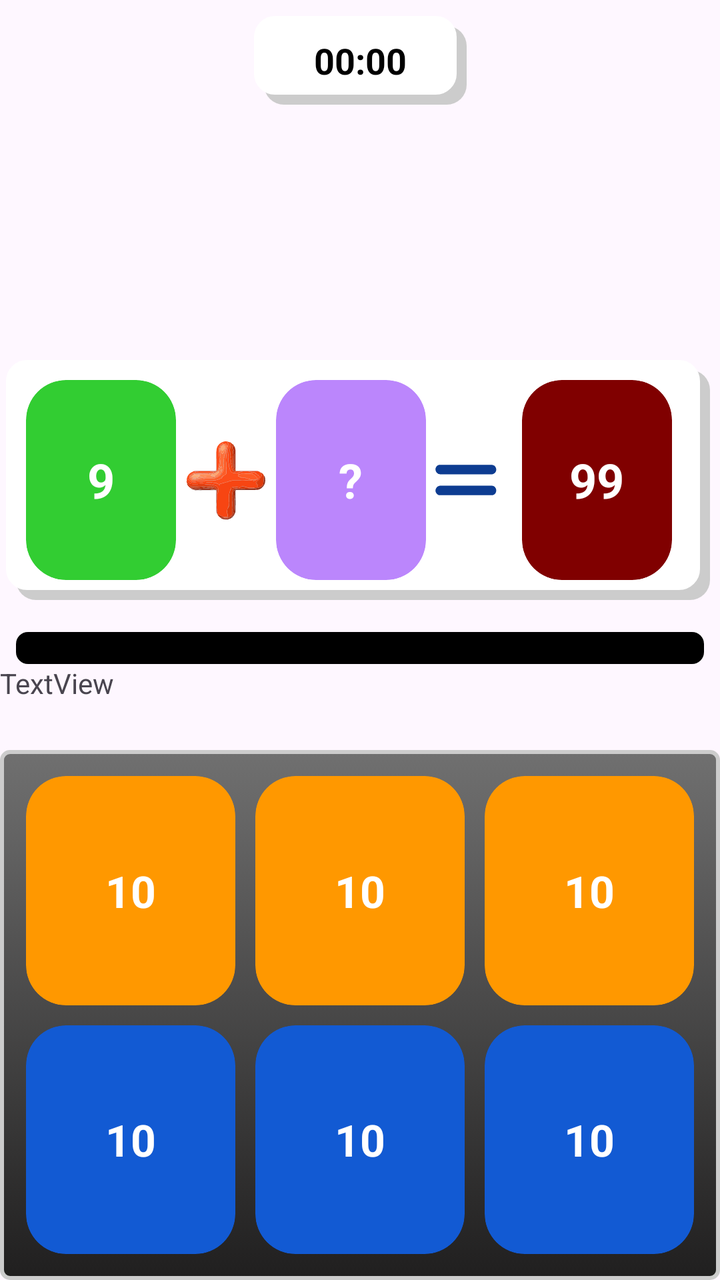
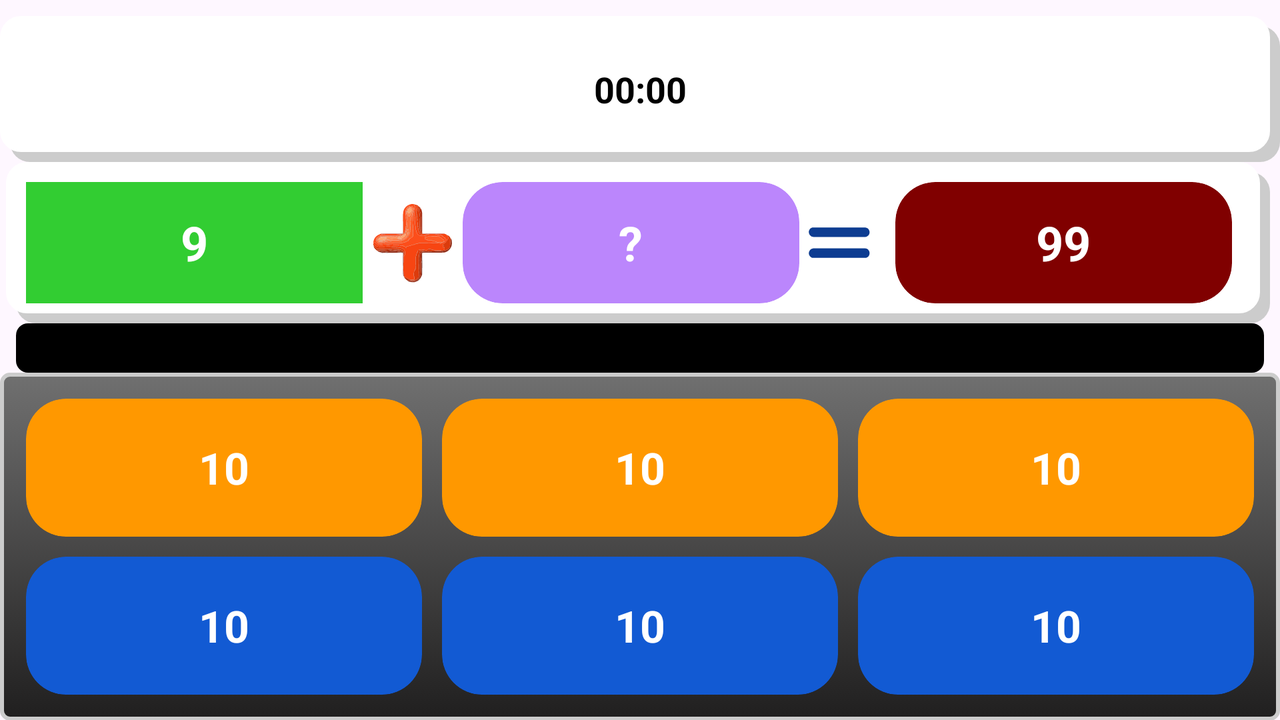

An Android layout and its configuration variant, each rendered on a device that would load it. The default file and the variant file are quoted in full after the pictures.
<!-- AndroidManifest.xml: application theme Theme.CalculationGame -->
<!-- res/layout/fragment_game.xml -->
<?xml version="1.0" encoding="utf-8"?>
<androidx.constraintlayout.widget.ConstraintLayout xmlns:android="http://schemas.android.com/apk/res/android"
    xmlns:app="http://schemas.android.com/apk/res-auto"
    xmlns:tools="http://schemas.android.com/tools"
    android:layout_width="match_parent"
    android:layout_height="match_parent"
    tools:context=".presentation.fragments.FragmentGame">

    

    <TextView
        android:id="@+id/tvTime"
        android:layout_width="wrap_content"
        android:layout_height="wrap_content"

        android:layout_marginTop="8dp"
        android:background="@drawable/fon_my"
        android:paddingLeft="30dp"
        android:paddingTop="10dp"
        android:paddingRight="30dp"
        android:paddingBottom="10dp"
        android:text="00:00"
        android:textColor="@color/black"
        android:textSize="18sp"
        android:textStyle="bold"
        app:layout_constraintEnd_toEndOf="parent"
        app:layout_constraintStart_toStartOf="parent"
        app:layout_constraintTop_toTopOf="parent" />

    <androidx.constraintlayout.widget.ConstraintLayout
        android:id="@+id/constraintLayout"
        android:layout_width="0dp"
        android:layout_height="wrap_content"
        android:layout_marginStart="3dp"
        android:layout_marginEnd="5dp"
        android:layout_marginBottom="16dp"
        android:background="@drawable/fon_my"
        android:padding="10dp"
        app:layout_constraintBottom_toTopOf="@+id/progressBar"
        app:layout_constraintEnd_toEndOf="parent"
        app:layout_constraintStart_toStartOf="parent">

        <LinearLayout
            android:layout_width="match_parent"
            android:layout_height="match_parent"
            android:layout_marginEnd="9dp"
            android:orientation="horizontal"
            app:layout_constraintBottom_toBottomOf="parent"
            app:layout_constraintEnd_toEndOf="parent"
            app:layout_constraintStart_toStartOf="parent"
            app:layout_constraintTop_toTopOf="parent">

            <androidx.cardview.widget.CardView
                android:id="@+id/cvVisibleNumber"
                android:layout_width="match_parent"
                android:layout_height="100dp"
                android:layout_gravity="center"
                android:layout_weight="1"
                app:cardBackgroundColor="@color/lime"
                app:cardCornerRadius="20dp"
                app:cardElevation="0dp"
                app:layout_constraintDimensionRatio="1:1">

                <TextView
                    android:id="@+id/tvVisibleNumber"
                    android:layout_width="match_parent"
                    android:layout_height="match_parent"
                    android:layout_gravity="center"
                    android:gravity="center"
                    android:text="9"
                    android:textColor="@color/white"
                    android:textSize="24sp"
                    android:textStyle="bold" />

            </androidx.cardview.widget.CardView>

            <ImageView
                android:id="@+id/imageView"
                android:layout_width="wrap_content"
                android:layout_height="wrap_content"
                android:layout_gravity="center"
                android:layout_margin="5dp"
                android:src="@drawable/plus">

            </ImageView>

            <androidx.cardview.widget.CardView
                android:id="@+id/cvQuestion"
                android:layout_width="match_parent"
                android:layout_height="match_parent"
                android:layout_gravity="center"
                android:layout_weight="1"
                app:cardBackgroundColor="@color/purple_200"
                app:cardCornerRadius="20dp"
                app:cardElevation="0dp">

                <TextView
                    android:id="@+id/tvQuestion"
                    android:layout_width="match_parent"
                    android:layout_height="match_parent"

                    android:layout_gravity="center"
                    android:gravity="center"
                    android:text="@string/question"
                    android:textColor="@color/white"
                    android:textSize="24sp"
                    android:textStyle="bold" />
            </androidx.cardview.widget.CardView>

            <ImageView
                android:id="@+id/ivEquels"
                android:layout_width="wrap_content"
                android:layout_height="wrap_content"
                android:layout_gravity="center"
                android:layout_marginEnd="8dp"
                android:src="@drawable/equals" />

            <androidx.cardview.widget.CardView
                android:id="@+id/cvAnswer"
                android:layout_width="match_parent"
                android:layout_height="match_parent"
                android:layout_gravity="center"
                android:layout_weight="1"
                app:cardBackgroundColor="@color/darkred"
                app:cardCornerRadius="20dp"
                app:cardElevation="0dp">

                <TextView
                    android:id="@+id/tvAnswer"
                    android:layout_width="match_parent"
                    android:layout_height="match_parent"
                    android:layout_gravity="center"
                    android:gravity="center"
                    android:text="99"
                    android:textColor="@color/white"
                    android:textSize="24sp"
                    android:textStyle="bold" />
            </androidx.cardview.widget.CardView>
        </LinearLayout>

    </androidx.constraintlayout.widget.ConstraintLayout>

    <TextView
        android:id="@+id/tvPercentBar"
        android:layout_width="0dp"
        android:layout_height="wrap_content"
        android:layout_marginBottom="24dp"
        android:text="TextView"
        app:layout_constraintBottom_toTopOf="@+id/linearLayout"
        app:layout_constraintEnd_toEndOf="parent"
        app:layout_constraintStart_toStartOf="parent" />

    <ProgressBar
        android:id="@+id/progressBar"
        style="?android:attr/progressBarStyleHorizontal"
        android:layout_width="0dp"
        android:layout_height="wrap_content"
        android:layout_marginStart="8dp"
        android:layout_marginEnd="8dp"
        android:progressDrawable="@drawable/fon_progress_bar"
        app:layout_constraintBottom_toTopOf="@+id/tvPercentBar"
        app:layout_constraintEnd_toEndOf="parent"
        app:layout_constraintStart_toStartOf="parent" />

    <LinearLayout
        android:id="@+id/linearLayout"
        android:layout_width="0dp"
        android:layout_height="265dp"
        android:background="@drawable/fon_layout"
        android:orientation="vertical"
        android:padding="8dp"
        app:layout_constraintBottom_toBottomOf="parent"
        app:layout_constraintEnd_toEndOf="parent"
        app:layout_constraintStart_toStartOf="parent">

        <LinearLayout
            android:id="@+id/ll1_3"
            android:layout_width="match_parent"
            android:layout_height="match_parent"
            android:layout_weight="1"
            android:orientation="horizontal">

            <androidx.cardview.widget.CardView
                android:id="@+id/cv1"
                android:layout_width="match_parent"
                android:layout_height="match_parent"
                android:layout_margin="5dp"
                android:layout_weight="1"
                app:cardBackgroundColor="@color/gold"
                app:cardCornerRadius="20dp"
                app:cardElevation="0dp"
                app:layout_constraintDimensionRatio="1:1">

                <TextView
                    android:id="@+id/tv1"
                    android:layout_width="match_parent"
                    android:layout_height="match_parent"
                    android:layout_gravity="center"
                    android:gravity="center"
                    android:padding="20dp"
                    android:text="10"
                    android:textColor="@color/white"
                    android:textSize="22sp"
                    android:textStyle="bold" />
            </androidx.cardview.widget.CardView>

            <androidx.cardview.widget.CardView
                android:id="@+id/cv2"
                android:layout_width="match_parent"
                android:layout_height="match_parent"
                android:layout_margin="5dp"
                android:layout_weight="1"
                app:cardBackgroundColor="@color/gold"
                app:cardCornerRadius="20dp"
                app:cardElevation="0dp"
                app:layout_constraintDimensionRatio="1:1">

                <TextView
                    android:id="@+id/tv2"
                    android:layout_width="match_parent"
                    android:layout_height="match_parent"
                    android:layout_gravity="center"
                    android:gravity="center"
                    android:padding="20dp"
                    android:text="10"
                    android:textColor="@color/white"
                    android:textSize="22sp"
                    android:textStyle="bold" />
            </androidx.cardview.widget.CardView>

            <androidx.cardview.widget.CardView
                android:id="@+id/cv3"
                android:layout_width="match_parent"
                android:layout_height="match_parent"
                android:layout_margin="5dp"
                android:layout_weight="1"
                app:cardBackgroundColor="@color/gold"
                app:cardCornerRadius="20dp"
                app:cardElevation="0dp"
                app:layout_constraintDimensionRatio="1:1">

                <TextView
                    android:id="@+id/tv3"
                    android:layout_width="match_parent"
                    android:layout_height="match_parent"
                    android:layout_gravity="center"
                    android:gravity="center"
                    android:padding="20dp"
                    android:text="10"
                    android:textColor="@color/white"
                    android:textSize="22sp"
                    android:textStyle="bold" />
            </androidx.cardview.widget.CardView>

        </LinearLayout>

        <LinearLayout
            android:id="@+id/ll4_6"
            android:layout_width="match_parent"
            android:layout_height="match_parent"
            android:layout_weight="1"
            android:orientation="horizontal">

            <androidx.cardview.widget.CardView
                android:id="@+id/cv4"
                android:layout_width="match_parent"
                android:layout_height="match_parent"
                android:layout_margin="5dp"
                android:layout_weight="1"
                app:cardBackgroundColor="@color/blue_sky"
                app:cardCornerRadius="20dp"
                app:cardElevation="0dp">

                <TextView
                    android:id="@+id/tv4"
                    android:layout_width="match_parent"
                    android:layout_height="match_parent"
                    android:layout_gravity="center"
                    android:gravity="center"
                    android:padding="20dp"
                    android:text="10"
                    android:textColor="@color/white"
                    android:textSize="22sp"
                    android:textStyle="bold" />

            </androidx.cardview.widget.CardView>

            <androidx.cardview.widget.CardView
                android:id="@+id/cv5"
                android:layout_width="match_parent"
                android:layout_height="match_parent"
                android:layout_margin="5dp"
                android:layout_weight="1"
                app:cardBackgroundColor="@color/blue_sky"
                app:cardCornerRadius="20dp"
                app:cardElevation="0dp">

                <TextView
                    android:id="@+id/tv5"
                    android:layout_width="match_parent"
                    android:layout_height="match_parent"
                    android:layout_gravity="center"
                    android:gravity="center"
                    android:padding="20dp"
                    android:text="10"
                    android:textColor="@color/white"
                    android:textSize="22sp"
                    android:textStyle="bold" />
            </androidx.cardview.widget.CardView>

            <androidx.cardview.widget.CardView
                android:id="@+id/cv6"
                android:layout_width="match_parent"
                android:layout_height="match_parent"
                android:layout_margin="5dp"
                android:layout_weight="1"
                app:cardBackgroundColor="@color/blue_sky"
                app:cardCornerRadius="20dp"
                app:cardElevation="0dp">

                <TextView
                    android:id="@+id/tv6"
                    android:layout_width="match_parent"
                    android:layout_height="match_parent"
                    android:layout_gravity="center"
                    android:gravity="center"
                    android:padding="20dp"
                    android:text="10"
                    android:textColor="@color/white"
                    android:textSize="22sp"
                    android:textStyle="bold" />

            </androidx.cardview.widget.CardView>
        </LinearLayout>
    </LinearLayout>


</androidx.constraintlayout.widget.ConstraintLayout>
<!-- resources referenced by this layout -->
<resources>
  <color name="black">#FF000000</color>
  <color name="blue_sky">#125ad3</color>
  <color name="darkred">#800000</color>
  <color name="gold">#FF9800</color>
  <color name="lime">#32CD32</color>
  <color name="purple_200">#FFBB86FC</color>
  <color name="white">#FFFFFFFF</color>
  <!-- drawable equals (drawable) -->
  <vector android:height="40dp" android:viewportHeight="358"
      android:viewportWidth="358" android:width="40dp" xmlns:android="http://schemas.android.com/apk/res/android">
      <path android:fillColor="@color/blue_dark" android:pathData="M58.29,111.4C60.48,110.82 62.77,110.95 65.02,110.91C141.35,110.92 217.67,110.89 294,110.93C305.42,110.66 315.29,121.65 314.36,132.94C314.53,143.7 305,153.93 293.99,153.36C218.32,153.46 142.63,153.35 66.95,153.41C62.78,153.35 58.37,153.35 54.61,151.28C47.8,148.23 43.13,141.21 42.55,133.83C41.49,123.84 48.53,113.83 58.29,111.4Z"/>
      <path android:fillColor="@color/blue_dark" android:pathData="M57.43,205.52C60.84,204.55 64.45,204.73 67.96,204.66C142.94,204.71 217.92,204.6 292.9,204.71C299.93,204.39 306.94,208.08 310.78,213.94C316.53,222.32 315.4,234.93 307.79,241.8C304.51,245.28 299.73,247.24 294.96,247.07C217.66,247.1 140.36,247.09 63.06,247.07C50.72,247.47 40.54,234.79 42.72,222.85C43.74,214.85 49.73,207.89 57.43,205.52Z"/>
  </vector>
  <!-- drawable fon_layout (drawable) -->
  <?xml version="1.0" encoding="utf-8"?>
  <selector xmlns:android="http://schemas.android.com/apk/res/android">
      <item>
  
          <shape android:shape="rectangle"  >
              <corners android:radius="4dip" />
              <stroke android:width="2dip" android:color="@color/grey" />
  
              <gradient android:angle="-90" android:startColor="@color/gray0" android:endColor="@color/gray" />
  
          </shape>
      </item>
  </selector>
  <!-- drawable fon_my (drawable) -->
  <?xml version="1.0" encoding="utf-8"?>
  <layer-list xmlns:android="http://schemas.android.com/apk/res/android">
     <item
          android:top="5dp"
          android:left="5dp">
          <shape>
              <gradient
                  android:type="radial"
                  android:gradientRadius="280%"
                  android:startColor="@color/grey"
                  android:centerX="0.9"
                  android:centerY="0.5"
                  android:endColor="@color/grey" />
  
              <corners android:radius="10dp" />
          </shape>
      </item>
      <item
          android:right="5dp"
          android:bottom="5dp">
          <shape android:shape="rectangle"  >
              <corners android:radius="10dip" />
              <stroke android:width="1dip" android:color="@color/white" />
              <gradient
                  android:angle="-90"
                  android:startColor="@color/white"
                  android:endColor="@color/white" />
          </shape>
      </item>
     
  </layer-list>
  <!-- drawable fon_progress_bar (drawable) -->
  <?xml version="1.0" encoding="utf-8"?>
  <layer-list xmlns:android="http://schemas.android.com/apk/res/android">
  <item android:id="@android:id/background">
      <shape  android:shape="rectangle">
          <corners android:radius="6dp"/>
          <solid android:color="@color/black"/>
      </shape>
  </item>
      <item android:id="@android:id/progress">
          <scale android:scaleWidth="100%">
          <shape android:shape="rectangle">
              <corners android:radius="6dp"/>
              <solid android:color="@color/gold"/>
          </shape>
          </scale>
      </item>
  </layer-list>
  <!-- drawable plus: vector/xml drawable (drawable, 120583 chars, omitted) -->
  <string name="question">\?</string>
  <style name="Theme.CalculationGame" parent="Base.Theme.CalculationGame" />
  <color name="blue_dark">#0D3C91</color>
  <color name="grey">#cccccc</color>
  <color name="gray0">#707070</color>
  <color name="gray">#201F1F</color>
  <style name="Base.Theme.CalculationGame" parent="Theme.Material3.DayNight.NoActionBar">
          
          
      </style>
</resources>
<!-- res/layout-land/fragment_game.xml (the author's variant of the layout above) -->
<!-- drawn on the phone turned sideways -->
<?xml version="1.0" encoding="utf-8"?>
<androidx.constraintlayout.widget.ConstraintLayout xmlns:android="http://schemas.android.com/apk/res/android"
    xmlns:app="http://schemas.android.com/apk/res-auto"
    xmlns:tools="http://schemas.android.com/tools"
    android:layout_width="match_parent"
    android:layout_height="match_parent"
    tools:context=".presentation.fragments.FragmentGame">

    

    <LinearLayout
        android:layout_width="match_parent"
        android:layout_height="match_parent"
        android:orientation="vertical"
        app:layout_constraintBottom_toBottomOf="parent"
        app:layout_constraintEnd_toEndOf="parent"
        app:layout_constraintStart_toStartOf="parent"
        app:layout_constraintTop_toTopOf="parent">

        <TextView
            android:id="@+id/tvTime"
            android:layout_width="match_parent"
            android:layout_height="match_parent"

            android:layout_marginTop="8dp"
            android:layout_weight="1.5"
            android:background="@drawable/fon_my"
            android:gravity="center"
            android:paddingLeft="30dp"
            android:paddingTop="8dp"
            android:paddingRight="30dp"
            android:paddingBottom="8dp"
            android:text="00:00"
            android:textColor="@color/black"
            android:textSize="18sp"
            android:textStyle="bold" />

        <androidx.constraintlayout.widget.ConstraintLayout
            android:id="@+id/constraintLayout"
            android:layout_width="match_parent"
            android:layout_height="match_parent"
            android:layout_marginStart="3dp"
            android:layout_marginEnd="5dp"
            android:layout_weight="1.5"
            android:background="@drawable/fon_my"
            android:padding="10dp">

            <LinearLayout
                android:layout_width="match_parent"
                android:layout_height="match_parent"
                android:layout_marginEnd="9dp"
                android:orientation="horizontal"
                app:layout_constraintBottom_toBottomOf="parent"
                app:layout_constraintEnd_toEndOf="parent"
                app:layout_constraintStart_toStartOf="parent"
                app:layout_constraintTop_toTopOf="parent">

                <androidx.cardview.widget.CardView
                    android:id="@+id/cvVisibleNumber"
                    android:layout_width="match_parent"
                    android:layout_height="100dp"
                    android:layout_gravity="center"
                    android:layout_weight="1"
                    app:cardBackgroundColor="@color/lime"
                    app:cardCornerRadius="20dp"
                    app:cardElevation="0dp"
                    app:layout_constraintDimensionRatio="1:1">

                    <TextView
                        android:id="@+id/tvVisibleNumber"
                        android:layout_width="match_parent"
                        android:layout_height="match_parent"
                        android:layout_gravity="center"
                        android:gravity="center"
                        android:text="9"
                        android:textColor="@color/white"
                        android:textSize="24sp"
                        android:textStyle="bold" />

                </androidx.cardview.widget.CardView>

                <ImageView
                    android:id="@+id/imageView"
                    android:layout_width="wrap_content"
                    android:layout_height="wrap_content"
                    android:layout_gravity="center"
                    android:layout_margin="5dp"
                    android:src="@drawable/plus">

                </ImageView>

                <androidx.cardview.widget.CardView
                    android:id="@+id/cvQuestion"
                    android:layout_width="match_parent"
                    android:layout_height="match_parent"
                    android:layout_gravity="center"
                    android:layout_weight="1"
                    app:cardBackgroundColor="@color/purple_200"
                    app:cardCornerRadius="20dp"
                    app:cardElevation="0dp">

                    <TextView
                        android:id="@+id/tvQuestion"
                        android:layout_width="match_parent"
                        android:layout_height="match_parent"

                        android:layout_gravity="center"
                        android:gravity="center"
                        android:text="@string/question"
                        android:textColor="@color/white"
                        android:textSize="24sp"
                        android:textStyle="bold" />
                </androidx.cardview.widget.CardView>

                <ImageView
                    android:id="@+id/ivEquels"
                    android:layout_width="wrap_content"
                    android:layout_height="wrap_content"
                    android:layout_gravity="center"
                    android:layout_marginEnd="8dp"
                    android:src="@drawable/equals" />

                <androidx.cardview.widget.CardView
                    android:id="@+id/cvAnswer"
                    android:layout_width="match_parent"
                    android:layout_height="match_parent"
                    android:layout_gravity="center"
                    android:layout_weight="1"
                    app:cardBackgroundColor="@color/darkred"
                    app:cardCornerRadius="20dp"
                    app:cardElevation="0dp">

                    <TextView
                        android:id="@+id/tvAnswer"
                        android:layout_width="match_parent"
                        android:layout_height="match_parent"
                        android:layout_gravity="center"
                        android:gravity="center"
                        android:text="99"
                        android:textColor="@color/white"
                        android:textSize="24sp"
                        android:textStyle="bold" />
                </androidx.cardview.widget.CardView>
            </LinearLayout>

        </androidx.constraintlayout.widget.ConstraintLayout>

        <ProgressBar
            android:id="@+id/progressBar"
            style="?android:attr/progressBarStyleHorizontal"
            android:layout_width="match_parent"
            android:layout_height="match_parent"
            android:layout_marginStart="8dp"
            android:layout_marginEnd="8dp"
            android:layout_weight="1.8"
            android:progressDrawable="@drawable/fon_progress_bar" />

        <LinearLayout
            android:id="@+id/linearLayout"
            android:layout_width="match_parent"
            android:layout_height="match_parent"
            android:layout_weight="1"
            android:background="@drawable/fon_layout"
            android:orientation="vertical"
            android:padding="8dp">

            <LinearLayout
                android:id="@+id/ll1_3"
                android:layout_width="match_parent"
                android:layout_height="match_parent"
                android:layout_weight="1"
                android:orientation="horizontal">

                <androidx.cardview.widget.CardView
                    android:id="@+id/cv1"
                    android:layout_width="match_parent"
                    android:layout_height="match_parent"
                    android:layout_margin="5dp"
                    android:layout_weight="1"
                    app:cardBackgroundColor="@color/gold"
                    app:cardCornerRadius="20dp"
                    app:cardElevation="0dp"
                    app:layout_constraintDimensionRatio="1:1">

                    <TextView
                        android:id="@+id/tv1"
                        android:layout_width="match_parent"
                        android:layout_height="match_parent"
                        android:layout_gravity="center"
                        android:gravity="center"
                        android:padding="10dp"
                        android:text="10"
                        android:textColor="@color/white"
                        android:textSize="22sp"
                        android:textStyle="bold" />
                </androidx.cardview.widget.CardView>

                <androidx.cardview.widget.CardView
                    android:id="@+id/cv2"
                    android:layout_width="match_parent"
                    android:layout_height="match_parent"
                    android:layout_margin="5dp"
                    android:layout_weight="1"
                    app:cardBackgroundColor="@color/gold"
                    app:cardCornerRadius="20dp"
                    app:cardElevation="0dp"
                    app:layout_constraintDimensionRatio="1:1">

                    <TextView
                        android:id="@+id/tv2"
                        android:layout_width="match_parent"
                        android:layout_height="match_parent"
                        android:layout_gravity="center"
                        android:gravity="center"
                        android:padding="10dp"
                        android:text="10"
                        android:textColor="@color/white"
                        android:textSize="22sp"
                        android:textStyle="bold" />
                </androidx.cardview.widget.CardView>

                <androidx.cardview.widget.CardView
                    android:id="@+id/cv3"
                    android:layout_width="match_parent"
                    android:layout_height="match_parent"
                    android:layout_margin="5dp"
                    android:layout_weight="1"
                    app:cardBackgroundColor="@color/gold"
                    app:cardCornerRadius="20dp"
                    app:cardElevation="0dp"
                    app:layout_constraintDimensionRatio="1:1">

                    <TextView
                        android:id="@+id/tv3"
                        android:layout_width="match_parent"
                        android:layout_height="match_parent"
                        android:layout_gravity="center"
                        android:gravity="center"
                        android:padding="10dp"
                        android:text="10"
                        android:textColor="@color/white"
                        android:textSize="22sp"
                        android:textStyle="bold" />
                </androidx.cardview.widget.CardView>

            </LinearLayout>

            <LinearLayout
                android:id="@+id/ll4_6"
                android:layout_width="match_parent"
                android:layout_height="match_parent"
                android:layout_weight="1"
                android:orientation="horizontal">

                <androidx.cardview.widget.CardView
                    android:id="@+id/cv4"
                    android:layout_width="match_parent"
                    android:layout_height="match_parent"
                    android:layout_margin="5dp"
                    android:layout_weight="1"
                    app:cardBackgroundColor="@color/blue_sky"
                    app:cardCornerRadius="20dp"
                    app:cardElevation="0dp">

                    <TextView
                        android:id="@+id/tv4"
                        android:layout_width="match_parent"
                        android:layout_height="match_parent"
                        android:layout_gravity="center"
                        android:gravity="center"
                        android:padding="10dp"
                        android:text="10"
                        android:textColor="@color/white"
                        android:textSize="22sp"
                        android:textStyle="bold" />

                </androidx.cardview.widget.CardView>

                <androidx.cardview.widget.CardView
                    android:id="@+id/cv5"
                    android:layout_width="match_parent"
                    android:layout_height="match_parent"
                    android:layout_margin="5dp"
                    android:layout_weight="1"
                    app:cardBackgroundColor="@color/blue_sky"
                    app:cardCornerRadius="20dp"
                    app:cardElevation="0dp">

                    <TextView
                        android:id="@+id/tv5"
                        android:layout_width="match_parent"
                        android:layout_height="match_parent"
                        android:layout_gravity="center"
                        android:gravity="center"
                        android:padding="10dp"
                        android:text="10"
                        android:textColor="@color/white"
                        android:textSize="22sp"
                        android:textStyle="bold" />
                </androidx.cardview.widget.CardView>

                <androidx.cardview.widget.CardView
                    android:id="@+id/cv6"
                    android:layout_width="match_parent"
                    android:layout_height="match_parent"
                    android:layout_margin="5dp"
                    android:layout_weight="1"
                    app:cardBackgroundColor="@color/blue_sky"
                    app:cardCornerRadius="20dp"
                    app:cardElevation="0dp">

                    <TextView
                        android:id="@+id/tv6"
                        android:layout_width="match_parent"
                        android:layout_height="match_parent"
                        android:layout_gravity="center"
                        android:gravity="center"
                        android:padding="10dp"
                        android:text="10"
                        android:textColor="@color/white"
                        android:textSize="22sp"
                        android:textStyle="bold" />

                </androidx.cardview.widget.CardView>
            </LinearLayout>
        </LinearLayout>
    </LinearLayout>


</androidx.constraintlayout.widget.ConstraintLayout>
